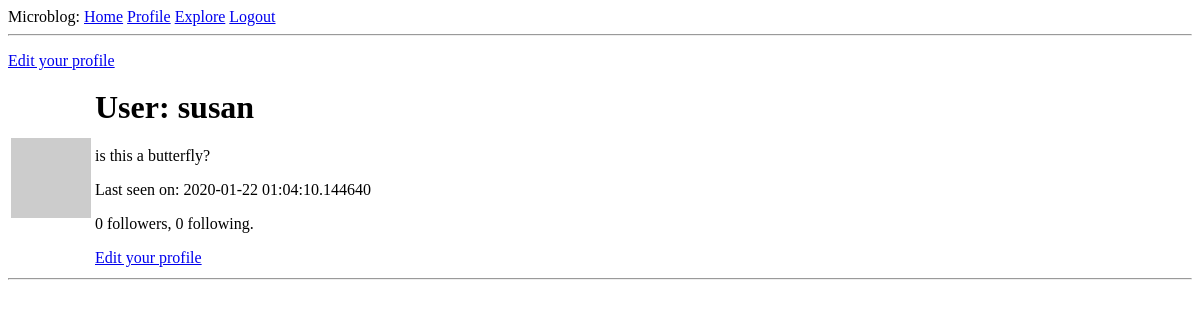
Before: /user/susan (signed in) with the older database file.
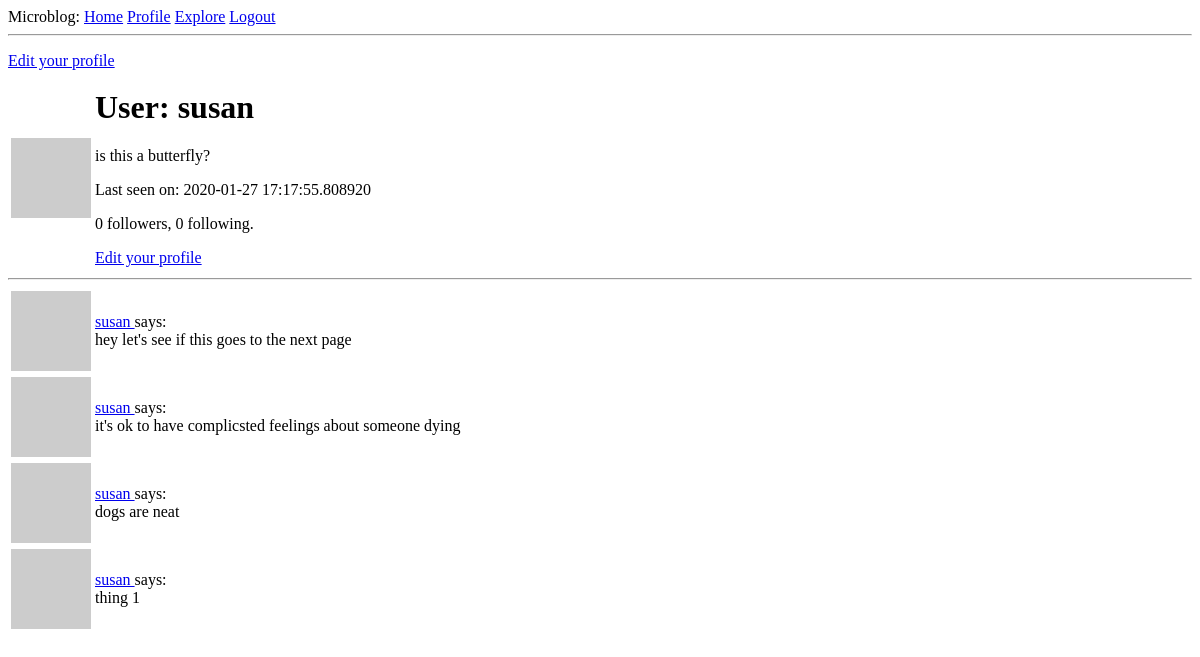
After: the same page with the newer database file.
### app/models.py (models this page shows, shortened)
class User(UserMixin, db.Model):
    id = db.Column(db.Integer, primary_key=True)
    username = db.Column(db.String(64), index=True, unique=True)
    email = db.Column(db.String(120), index=True, unique=True)
    password_hash = db.Column(db.String(128))
    posts = db.relationship('Post', backref='author', lazy='dynamic')
    about_me = db.Column(db.String(140))
    last_seen = db.Column(db.DateTime, default=datetime.utcnow)
    followed = db.relationship(
        'User', secondary=followers,
        primaryjoin=(followers.c.follower_id == id),
        secondaryjoin=(followers.c.followed_id == id),
        backref=db.backref('followers', lazy='dynamic'), lazy='dynamic')
    def avatar(self, size):
        digest = md5(self.email.lower().encode('utf-8')).hexdigest()
        return 'https://www.gravatar.com/avatar/{}?d=identicon&s={}'.format(digest, size)

class Post(db.Model):
    id = db.Column(db.Integer, primary_key=True)
    body = db.Column(db.String(140))
    timestamp = db.Column(db.DateTime, index=True, default=datetime.utcnow)
    user_id = db.Column(db.Integer, db.ForeignKey('user.id'))

### app/routes.py (the view)
@app.route('/user/<username>')
@login_required
def user(username):
    user = User.query.filter_by(username=username).first_or_404()
    page = request.args.get('page', 1, type=int)
    posts = user.posts.order_by(Post.timestamp.desc()).paginate(
        page, app.config['POSTS_PER_PAGE'], False)
    next_url = url_for('user', username=user.username, page=posts.next_num) \
        if posts.has_next else None
    prev_url = url_for('user', username=user.username, page=posts.prev_num) \
        if posts.has_prev else None
    return render_template('user.html', user=user, posts=posts.items, next_url=next_url, prev_url=prev_url)

### app/models.py (called while the page is built)
@login.user_loader
def load_user(id):
    return User.query.get(int(id))

### app/routes.py (called while the page is built)
@app.before_request
def before_request():
    if current_user.is_authenticated:
        current_user.last_seen = datetime.utcnow()
        db.session.commit()

### app/templates/user.html (shortened to what this page needs)
{% extends "base.html" %}
{% block content %}
    {% if user==current_user %}
    <p><a href="{{ url_for('edit_profile') }}">Edit your profile</a></p>
    {% endif %}
    <table>
            <tr>
                <td><img src="{{ user.avatar(128) }}"></td>
                <td>
                    <h1>User: {{ user.username }} </h1>
                    {% if user.about_me %}<p>{{ user.about_me }}</p>{% endif %}
                    {% if user.last_seen %}<p>Last seen on: {{ user.last_seen }}</p>{% endif %}
                    <p>{{ user.followers.count() }} followers, {{ user.followed.count() }} following.</p>
                    {% if user == current_user %}
                    <p><a href="{{ url_for('edit_profile') }}">Edit your profile</a></p>
                    {% elif not current_user.is_following(user) %}
                    <p><a href="{{ url_for('follow', username=user.username) }}">Follow</a></p>
                    {% else %}
                    <p><a href="{{ url_for('unfollow', username=user.username) }}">Unfollow</a></p>
                    {% endif %}
                </td>
            </tr>
    </table>
    <hr>
    {% for post in posts %}
        {% include '_post.html' %}
    {% endfor %}
{% endblock %}

### app/templates/_post.html
<table>
    <tr>
        <td><img src="{{ post.author.avatar(36) }}"></td>
        <td>
            <a href="{{ url_for('user', username=post.author.username) }}">
                {{ post.author.username }}
            </a>
            says: <br> {{ post.body }}
        </td>
    </tr>
</table>

Changed rows visible on the page:
changed User "susan": last_seen "2020-01-22 01:04:10.144640" → "2020-01-27 17:17:55.808920"
added Post: author.username "susan", body "hey let's see if this goes to the next page"
added Post: author.username "susan", body "it's ok to have complicsted feelings about someone dying"
added Post: author.username "susan", body "dogs are neat"
added Post: author.username "susan", body "thing 1"
